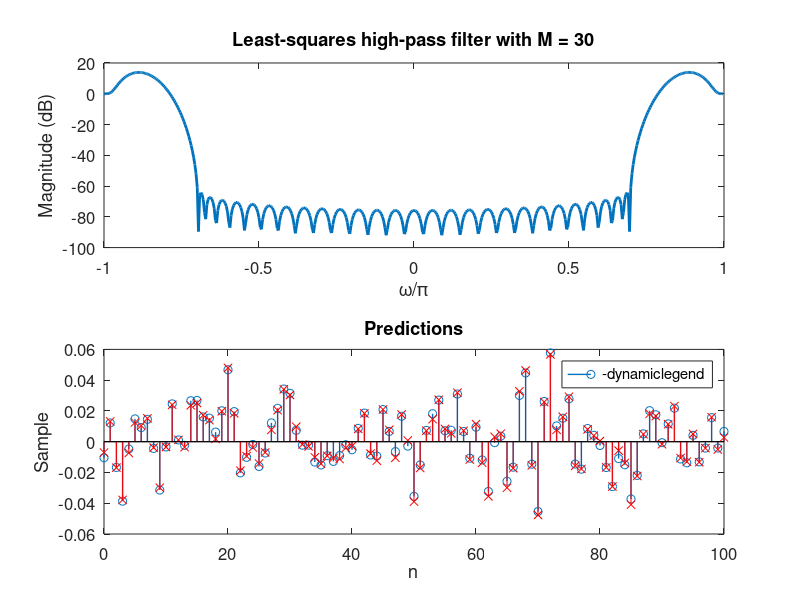

Write MATLAB code to recreate this figure.
%% Predicting bandlimited singals
clear, clc, close all

% Believe it or not this generates a real, zero-mean, and approximately 
% band-limited Gaussian noise. The maximum frequency of the PSD of x is pi/2.
N = 1000;
fc = 0.7;
X = randn(1, fc*N) + 1j*rand(1, fc*N);
x = ifft(ifftshift([zeros(1, round((1-fc)*N)) conj(X(end:-1:1)) 0 X zeros(1, round((1-fc)*N-1))]));

%% Design high-pass filter using LS
N = 512;                % number of samples in the frequency domain
L = 31;                 % Filter length (number of coefficients
M = L - 1;              % Filter order 
dw = 2*pi/N;
w = (-pi:dw:pi-dw).'; % frequency vector omega (N x 1)

% Desired frequency response
d = zeros(size(w));     
d(abs(w) >= fc*pi) = 1; % highpass filter

% Weight function. 
% Transition band
Deltaw = 0.29*pi; % transition band
wv  = ones(size(w));
wv(w > fc*pi & w < fc*pi+Deltaw) = 0; % transition band (don't care)
wv(w < -fc*pi & w >= -fc*pi-Deltaw) = 0; % transition band (don't care)
W = diag(wv);

% Calculate matrix Q
% This assumes even symmetry
Q = zeros(N, M+1); % initialized
n = 0:M; % time vector
for i = 1:N % for every frequency wi
    Q(i, :) = exp(-1j*w(i)*n);
end

%% Least-squares algorithm
hls = real(pinv(W*Q)*(W*d)); % hls will not necessarily be symmetric, hence this FIR system is not necessarily linear phase

Hls = freqz(hls, 1, w);

xpred = zeros(1, length(x));
for n = M+1:length(x)
    xpred(n) = -1/hls(1)*sum(hls(2:end).'.*x(n-1:-1:n-M));
end

figure, 
subplot(211), box on, hold on
plot(w/pi, 20*log10(abs(Hls)), 'LineWidth', 2)
xlabel('\omega/\pi', 'FontSize', 12)
ylabel('Magnitude (dB)', 'FontSize', 12)
set(gca, 'FontSize', 12)
title(sprintf('Least-squares high-pass filter with M = %d', M))

subplot(212), box on, hold on
stem(0:100, x(end-1000:end-900), 'LineWidth', 1, 'DisplayName', 'noise')
stem(0:100, xpred(end-1000:end-900), 'xr', 'MarkerSize', 6, 'DisplayName', 'prediction')
xlabel('n', 'FontSize', 12)
ylabel('Sample', 'FontSize', 12)
set(gca, 'FontSize', 12)
legend('-dynamiclegend')
title('Predictions')
